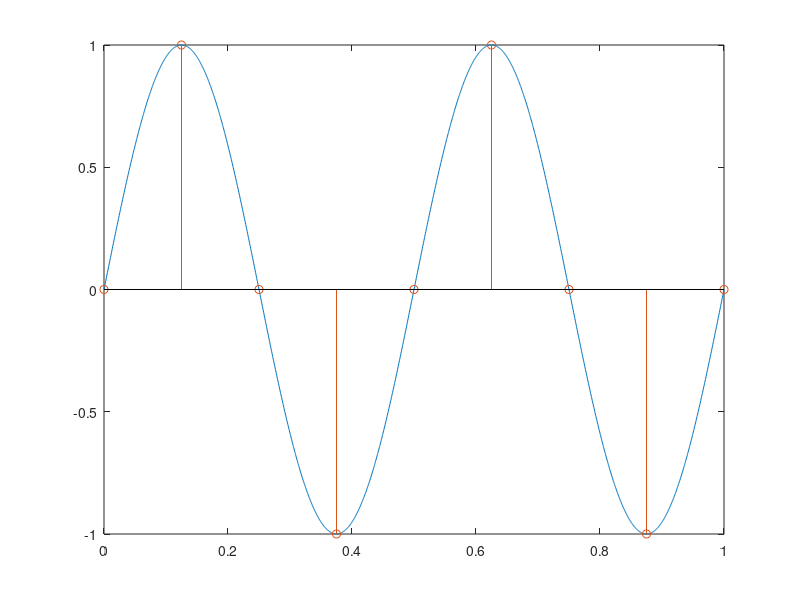

Source code (MATLAB):
close all; clear all; clc;
f=2;
t=0:0.0005:1.0;
xt=sin(2*pi*f*t);
fs = 8;
ts=1/fs;
nts=0:ts:1.0;
xn=sin(2*pi*f*nts);
plot(t,xt);
hold on;
stem(nts,xn);
